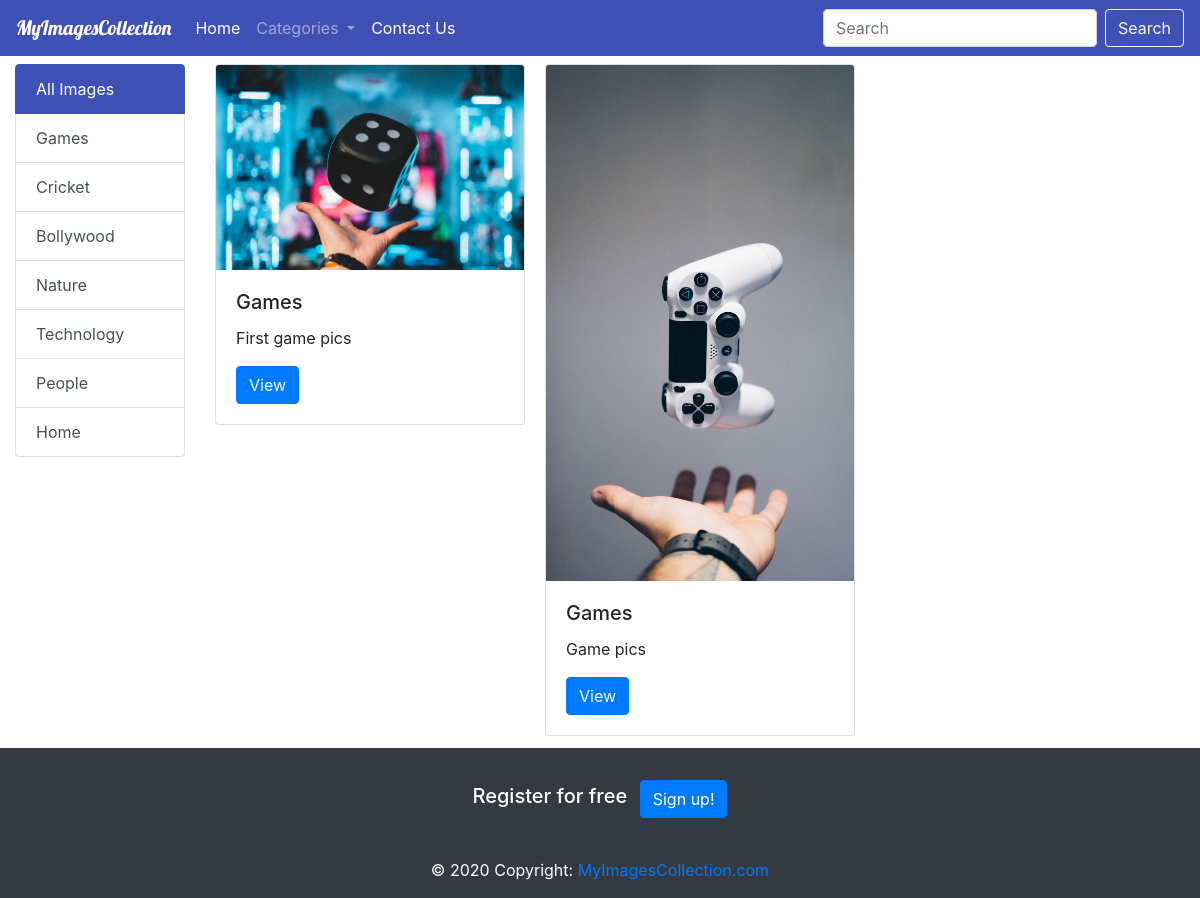
Page /category/1 on the committed database.
### myapp/models.py (models this page shows, shortened)
class Category(models.Model):
    title = models.CharField(max_length=100)
    description = models.TextField()

class Image(models.Model):
    title = models.CharField(max_length=200)
    description = models.TextField()
    image = models.ImageField(upload_to='image')
    added_date = models.DateTimeField()
    cat = models.ForeignKey(Category, on_delete=models.CASCADE)

### myapp/views.py (the view)
# urls.py: path('category/<int:cid>', views.show_category)
def show_category(request, cid):
    cats = Category.objects.all()
    category=Category.objects.get(pk=cid)
    images = Image.objects.filter(cat=category)
    data = {'images':images, 'cats':cats}
    return render(request,'a.html', data)

### templates/a.html (shortened to what this page needs)
<!doctype html>
<html lang="en">
  <head>
    <link rel="stylesheet" href="https://stackpath.bootstrapcdn.com/bootstrap/4.5.2/css/bootstrap.min.css">
  </head>
  <body>
  {% include 'navbar.html' %}
<div class="container-fluid">
<div class="row mt-3">
  <div class="col-md-2 mt-5">
<div class="list-group ">
  <a href="/home" class="list-group-item list-group-item-action active">
    All Images
  </a>
  {% for c in cats %}
  <a href="/category/{{c.pk}}" class="list-group-item list-group-item-action">{{c.title}}</a>
  {% endfor %}
</div>
</div>
    <div class="col-md-10 mt-5">
        <div class="row">
        <div class="col-md-12">
        <div class="card-columns">
        {% for i in images %}
          <div class="card" >
            <img src="/media/{{i.image}}" class="card-img-top" alt="...">
            <div class="card-body">
                 <h5 class="card-title">{{i.title}}</h5>
                 <p class="card-text">{{i.description}}</p>
                 <a href="#" class="btn btn-primary" onclick="showModalwithImage('{{i.image}}')">View</a>
                </div>
          </div>
        {% endfor %}
        </div>
        </div>
        </div>
    </div>
</div>
</div>
<footer class="page-footer font-small bg-dark pt-4">
  <div class="container">
    <ul class="list-unstyled list-inline text-center py-2">
      <li class="list-inline-item">
        <h5 class="mb-1 text-white">Register for free</h5>
      </li>
      <li class="list-inline-item">
        <a href="#!" class="btn btn-primary btn-rounded">Sign up!</a>
      </li>
    </ul>
  </div>
  <div class="footer-copyright text-center text-white py-3">© 2020 Copyright:
    <a href="#"> MyImagesCollection.com</a>
  </div>
</footer>
  </body>
</html>

### templates/navbar.html (shortened to what this page needs)
<nav class="navbar navbar-expand-lg bg navbar-dark fixed-top">
  <a class="navbar-brand  w3-lobster" href="#">MyImagesCollection</a>
  <div class="collapse navbar-collapse" id="navbarSupportedContent">
    <ul class="navbar-nav mr-auto">
      <li class="nav-item active">
        <a class="nav-link" href="/home">Home <span class="sr-only">(current)</span></a>
      </li>
      <li class="nav-item dropdown">
        <a class="nav-link dropdown-toggle" href="#" id="navbarDropdown" role="button" data-toggle="dropdown" aria-haspopup="true" aria-expanded="false">
          Categories
        </a>
      </li>
            <li class="nav-item active">
        <a class="nav-link" href="/contact">Contact Us <span class="sr-only">(current)</span></a>
      </li>
    </ul>
    <form method="get" action="/search" class="form-inline my-2 my-lg-0">
      <input class="form-control mr-sm-2" type="search" placeholder="Search" aria-label="search" name="query" id="query">
      <button class="btn btn-outline-light my-2 my-sm-0" type="submit">Search</button>
    </form>
  </div>
</nav>

### templates/a.html (style rules this page uses)
.bg { background: #3f51b5!important; }
.list-group-item.active { background: #3f51b5!important; border-color: #3f51b5!important; }
.w3-lobster { font-family: "Lobster", serif; }

### rows in the picture
Category: title "Games"
Category: title "Cricket"
Category: title "Bollywood"
Category: title "Nature"
Category: title "Technology"
Category: title "People"
Category: title "Home"
Image: image (picture), title "Games", description "First game pics"
Image: image (picture), title "Games", description "Game pics"
